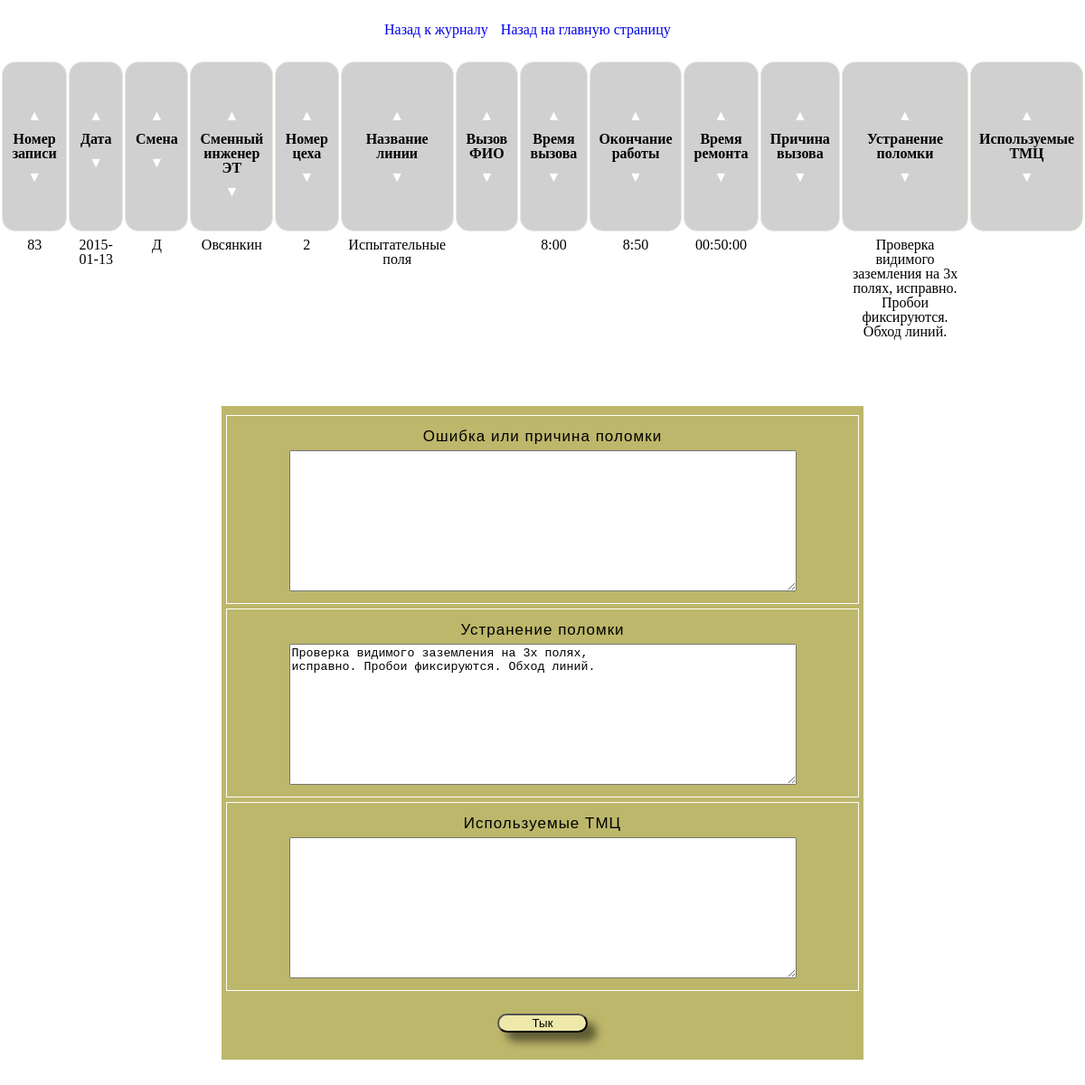
/change_note.php?change_id=83, run on the app's committed database.
### tables this page shows
CREATE TABLE IF NOT EXISTS `journal_of_breakdowns` (
  `id` int(11) NOT NULL,
  `date_shift` date NOT NULL,
  `shift` char(1) NOT NULL,
  `name_engineer` varchar(255) NOT NULL,
  `number_workshop` int(11) NOT NULL,
  `name_machine` varchar(255) NOT NULL,
  `caller_FIO` varchar(100) NOT NULL,
  `call_time` char(10) NOT NULL,
  `end_of_work` char(10) NOT NULL,
  `repair_time` char(10) NOT NULL,
  `breakdown` varchar(555) NOT NULL,
  `removal_breakdown` varchar(1000) NOT NULL,
  `used_teh_mat_values` varchar(255) NOT NULL
);

### engine/select_change_note_inc.php (the view, shortened to what this page needs)
<?php
	$change_id = $_GET['change_id'];
	$query_change_note = "SELECT id, date_shift, shift, name_engineer,
												number_workshop, name_machine, caller_FIO, call_time,
												end_of_work, repair_time, breakdown, removal_breakdown,
												used_teh_mat_values FROM journal_of_breakdowns
												WHERE id = '$change_id'";
	$result_query_change_note = mysqli_query($link, $query_change_note)
								or die("Не удается выполнить запрос  |||" . mysqli_error($link));
		while( $row = mysqli_fetch_array($result_query_change_note) ){
			$date_shift = $row['date_shift'];
			$shift = $row['shift'];
			$name_engineer = $row['name_engineer'];
			$number_workshop = $row['number_workshop'];
			$name_machine = $row['name_machine'];
			$call_time = $row['call_time'];
			$end_of_work = $row['end_of_work'];
			$repair_time = $row['repair_time'];
			$breakdown = $row['breakdown'];
			$removal_breakdown = $row['removal_breakdown'];
			$used_teh_mat_values = $row['used_teh_mat_values'];
			$GET_param = "change_id=$change_id&" . "call_time=$call_time&" .
										"end_of_work=$end_of_work&" . "repair_time=$repair_time";
?>
	<form action = "/engine/update_journal.php?<?php echo $GET_param; ?>"
				method = "POST" name = "form" id = "form">
		<tr>
			<td>
				<span> <?php echo $change_id; ?> </span>
			</td>
			<td>
				<span id = 'change_date_shift'
											onclick = 'changeNote(this, <?php echo $change_id; ?>)'>
											<?php echo $date_shift; ?>
				</span>
			</td>
			<td>
				<span id = 'change_shift'
										onclick = 'changeNote(this, <?php echo $change_id; ?>)'>
											<?php echo $shift; ?>
				</span>
			</td>
			<td>
				<span id = 'name_engineer'
										onclick = 'changeNote(this, <?php echo $change_id; ?>)'>
									<?php echo $name_engineer; ?>
				</span>
			</td>
			<td>
				<span id = 'number_workshop'
										onclick = 'changeNote(this, <?php echo $change_id; ?>)'>
							<?php echo $number_workshop; ?>
				</span>
			</td>
			<td>
				<span id = 'name_machine'
									onclick = 'changeNote(this, <?php echo $change_id; ?>)'>
						<?php echo $name_machine; ?>
				</span>
			</td>
			<td>
			</td>
			<td>
				<span id = 'call_time'
									onclick = 'changeNote(this, <?php echo $change_id; ?>)'>
						<?php echo $call_time; ?>
				</span>
			</td>
			<td>
				<span id = 'end_of_work'
									onclick = 'changeNote(this, <?php echo $change_id; ?>)'>
						<?php echo $end_of_work; ?>
				</span>
			</td>
			<td>
				<span id = 'repair_time'
									onclick = 'changeNote(this, $change_id)'>
						<?php echo $repair_time; ?>
				</span>
			</td>
			<td>
			</td>
			<td>
				<span id = 'removal_breakdown'
									onclick = 'changeNote(this, $change_id)'>
						<?php echo $removal_breakdown; ?>
				</span>
			</td>
			<td>
			</td>
		</tr>
		<tr>
			<td>
			</td>
			<td>
			</td>
			<td>
			</td>
			<td>
			</td>
			<td>
			</td>
			<td>
			</td>
			<td>
			</td>
			<td>
			</td>
			<td>
			</td>
			<td> <input class = 'elemFormChangeNote' /> </td>
			<td> <input class = 'elemFormChangeNote' /> </td>
			<td> <input class = 'elemFormChangeNote' /> </td>
			<td>
			</td>
		</tr>
	</form>
<?php }?>

### change_note.php (shortened to what this page needs)
<?php
	require_once "engine/connectToDB.php";
	mysqli_query($link, "SET NAMES 'utf8'");
?>
<!DOCTYPE html>
 <html lang="en">
<head>
	<link rel = "stylesheet" href = "../css/change_note.css" >
</head>
<body>
	<div id = "top_menu_change_note">
		<ul>
			<li>
				<a href = "journal_of_breakdowns.php"> Назад к журналу </a>
			</li>
			<li>
				<a href = "general.php"> Назад на главную страницу </a>
			</li>
		</ul>
	</div>
	<table class = "table_change">
		<tr>
			<th>
				<a class = "top_row" href = "journal_of_breakdowns.php?val=1"> &#9650; </a>
				<span class = "head_table"> Номер записи </span>
				<a class = "botom_row" href = "journal_of_breakdowns.php?val=2"> &#9660; </a>
			</th>
			<th>
				<a class = "top_row" href = "journal_of_breakdowns.php?val=3"> &#9650; </a>
				<span> Дата </span>
				<a class = "botom_row" href = "journal_of_breakdowns.php?val=4"> &#9660; </a>
			</th>
			<th>
				<a class = "top_row" href = "#"> &#9650; </a>
				<span> Смена </span>
				<a class = "botom_row" href = "#"> &#9660; </a>
			</th>
			<th>
				<a class = "top_row" href = "#"> &#9650; </a>
				<span> Сменный инженер ЭТ </span>
				<a class = "botom_row" href = "#"> &#9660; </a>
			</th>
			<th>
				<a class = "top_row" href = "journal_of_breakdowns.php?val=9"> &#9650; </a>
				<span class = "journal_header_table"> Номер цеха </span>
				<a class = "botom_row" href = "journal_of_breakdowns.php?val=10"> &#9660; </a>
			</th>
			<th>
				<a class = "top_row" href = "#"> &#9650; </a>
				<span class = "journal_header_table"> Название линии </span>
				<a class = "botom_row" href = "#"> &#9660; </a>
			</th>
			<th>
				<a class = "top_row" href = "#"> &#9650; </a>
				<span class = "journal_header_table"> Вызов ФИО </span>
				<a class = "botom_row" href = "#"> &#9660; </a>
			</th>
			<th>
				<a class = "top_row" href = "#"> &#9650; </a>
				<span class = "journal_header_table"> Время вызова </span>
				<a class = "botom_row" href = "#"> &#9660; </a>
			</th>
			<th>
				<a class = "top_row" href = "#"> &#9650; </a>
				<span class = "journal_header_table"> Окончание работы </span>
				<a class = "botom_row" href = "#"> &#9660; </a>
			</th>
			<th>
				<a class = "top_row" href = "#"> &#9650; </a>
				<span class = "journal_header_table"> Время ремонта </span>
				<a class = "botom_row" href = "#"> &#9660; </a>
			</th>
			<th>
				<a class = "top_row" href = "#"> &#9650; </a>
				<span class = "journal_header_table"> Причина вызова </span>
				<a class = "botom_row" href = "#"> &#9660; </a>
			</th>
			<th>
				<a class = "top_row" href = "#"> &#9650; </a>
				<span class = "journal_header_table"> Устранение поломки </span>
				<a class = "botom_row" href = "#"> &#9660; </a>
			</th>
			<th>
				<a class = "top_row" href = "#"> &#9650; </a>
				<span class = "journal_header_table"> Используемые ТМЦ </span>
				<a class = "botom_row" href = "#"> &#9660; </a>
			</th>
		</tr>
	<?php
		if(!empty($_GET['change_id']) && ($_GET['change_id'] * 1) != 0 &&
						!isset($_GET['errors'])){
			require_once "engine/select_change_note_inc.php";
	?>
	</table>
	<form name = "change_note" method = "POST"
				action = "/engine/change_note_inc.php?change_id=<?php echo $_GET['change_id'] ?>"
				id = "form_change_note">
		<p class = "textarea_change_note">
			<label for = "breakdown" class = "label_breakdown">
				Ошибка или причина поломки
			</label>
			<textarea cols = "45" rows = "10" wrap = "hard" name = "change_breakdown"
								id ="breakdown" ><?php echo $breakdown; ?>
			</textarea>
		</p>
		<p class = "textarea_change_note">
			<label for = "removal_breakdown" class = "label_breakdown">
					Устранение поломки </label>
			<textarea cols = "45" rows = "10" wrap = "hard"
								name = "change_removal_breakdown"
								id = "removal_breakdown"><?php echo $removal_breakdown ?>
			</textarea>
		</p>
		<p class = "textarea_change_note">
			<label for = "removal_breakdown" class = "label_breakdown">
					Используемые ТМЦ </label>
			<textarea cols = "45" rows = "10" wrap = "hard"
								name = "change_used_teh_mat_values"
								id = "used_teh_mat_values"><?php echo $used_teh_mat_values ?>
			</textarea>
		</p>
			<input type = "submit" value = "Тык" name = "change_note_submit">
	</form>
<?php
	}else{
		$errors_change_note = $_GET['errors'];
		echo "<span id = 'errors'> $errors_change_note </span>";
		require_once "engine/select_change_note_inc.php";
	}
?>
<body>
</html>

### css/change_note.css (style rules this page uses)
html, body, div, span, applet, object, iframe, h1, h2, h3, h4, h5, h6, p, blockquote, pre, a, abbr, acronym, address, big, cite, code, del, dfn, em, img, ins, kbd, q, s, samp, small, strike, strong, sub, sup, tt, var, b, u, i, center, dl, dt, dd, ol, ul, li, fieldset, form, label, legend, caption, tbody, tfoot, thead, article, aside, canvas, details, embed, figure, figcaption, footer, header, hgroup, menu, nav, output, ruby, section, summary, time, mark, audio, video { margin: 0; padding: 0; border: 0; font-size: 100%; font: inherit; vertical-align: baseline; }
body { line-height: 1; }
ol, ul { list-style: none; }
th,td { text-align: center; padding: 5px; border-spacing: 10px; margin: 1px 1px; }
a { text-decoration: none; }
#top_menu_change_note { width: 350px; margin: 25px auto; }
#top_menu_change_note ul li { display: inline; padding-right: 10px; }
.table_change tr th { background: #D0D0D0; border: 1px solid #EEE5DE; border-radius: 15px; padding-bottom: 25px; }
.table_change tr th:last-child { padding-top: 41px; }
.table_change a { color: #ffffff; text-decoration: none; margin: 10px auto; width: 200px; display: table-cell; }
#form_change_note { width: 700px; margin: 55px auto; padding: 5px 5px; background: #BDB76B; }
#form_change_note p { margin: 5px auto; padding: 8px 20px; font: 17px Verdana, Geneva, sans-serif; border: 1px solid #fff; }
#form_change_note p label { display: block; width: 300px; margin: 5px auto; line-height: 20px; letter-spacing: 1px; text-align: center; }
#form_change_note p textarea { display: block; width: 555px; margin: 5px auto; text-align: left; }
#form_change_note input[type="submit"] { width: 100px; display: block; margin: 25px auto; border-radius: 25px; background: #EEE8AA; box-shadow: 10px 10px 10px rgba(0, 0, 0, 0.5); }

### data on the page
journal_of_breakdowns: date_shift "2015-01-13", shift "Д", name_engineer "Овсянкин", number_workshop "2", name_machine "Испытательные поля", call_time "8:00", end_of_work "8:50", repair_time "00:50:00", removal_breakdown "Проверка видимого заземления на 3х полях, исправно. Пробои фиксируются. Обход линий.", change_removal_breakdown "Проверка видимого заземления на 3х полях, исправно. Пробои фиксируются. Обход линий."
